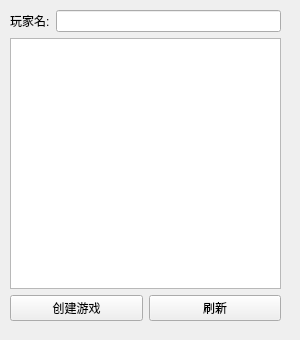
<?xml version="1.0" encoding="UTF-8"?>
<ui version="4.0">
    <class>FormNetwork</class>
    <widget class="QWidget" name="FormNetwork">
        <property name="geometry">
            <rect>
                <x>0</x>
                <y>0</y>
                <width>300</width>
                <height>340</height>
            </rect>
        </property>
        <property name="windowTitle">
            <string>在线玩家</string>
        </property>
        <widget class="QWidget" name="verticalLayoutWidget">
            <property name="geometry">
                <rect>
                    <x>10</x>
                    <y>10</y>
                    <width>271</width>
                    <height>311</height>
                </rect>
            </property>
            <layout class="QVBoxLayout" name="verticalLayout">
                <item>
                    <layout class="QHBoxLayout" name="horizontalLayout">
                        <item>
                            <widget class="QLabel" name="labelName">
                                <property name="text">
                                    <string>玩家名:</string>
                                </property>
                            </widget>
                        </item>
                        <item>
                            <widget class="QLineEdit" name="lineEdit"/>
                        </item>
                    </layout>
                </item>
                <item>
                    <widget class="QListWidget" name="listPlayers"/>
                </item>
                <item>
                    <layout class="QHBoxLayout" name="horizontalLayout_2">
                        <item>
                            <widget class="QPushButton" name="pushButtonCreate">
                                <property name="text">
                                    <string>创建游戏</string>
                                </property>
                            </widget>
                        </item>
                        <item>
                            <widget class="QPushButton" name="pushButtonRefresh">
                                <property name="text">
                                    <string>刷新</string>
                                </property>
                            </widget>
                        </item>
                    </layout>
                </item>
            </layout>
        </widget>
    </widget>
    <resources/>
    <connections/>
</ui>
